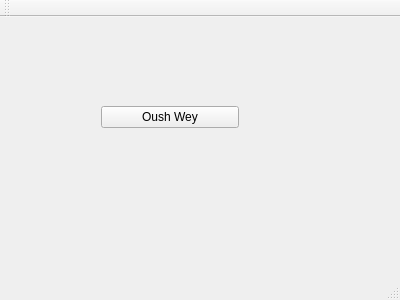
<?xml version="1.0" encoding="UTF-8"?>
<ui version="4.0">
 <class>MainWindow</class>
 <widget class="QMainWindow" name="MainWindow">
  <property name="geometry">
   <rect>
    <x>0</x>
    <y>0</y>
    <width>400</width>
    <height>300</height>
   </rect>
  </property>
  <property name="windowTitle">
   <string>MainWindow</string>
  </property>
  <widget class="QWidget" name="centralWidget">
   <widget class="QWidget" name="verticalLayoutWidget">
    <property name="geometry">
     <rect>
      <x>90</x>
      <y>60</y>
      <width>160</width>
      <height>80</height>
     </rect>
    </property>
    <layout class="QVBoxLayout" name="verticalLayout">
     <item>
      <widget class="QPushButton" name="pushButton">
       <property name="text">
        <string>Oush Wey</string>
       </property>
      </widget>
     </item>
    </layout>
   </widget>
  </widget>
  <widget class="QMenuBar" name="menuBar">
   <property name="geometry">
    <rect>
     <x>0</x>
     <y>0</y>
     <width>400</width>
     <height>25</height>
    </rect>
   </property>
  </widget>
  <widget class="QToolBar" name="mainToolBar">
   <attribute name="toolBarArea">
    <enum>TopToolBarArea</enum>
   </attribute>
   <attribute name="toolBarBreak">
    <bool>false</bool>
   </attribute>
  </widget>
  <widget class="QStatusBar" name="statusBar"/>
 </widget>
 <layoutdefault spacing="6" margin="11"/>
 <resources/>
 <connections/>
</ui>
